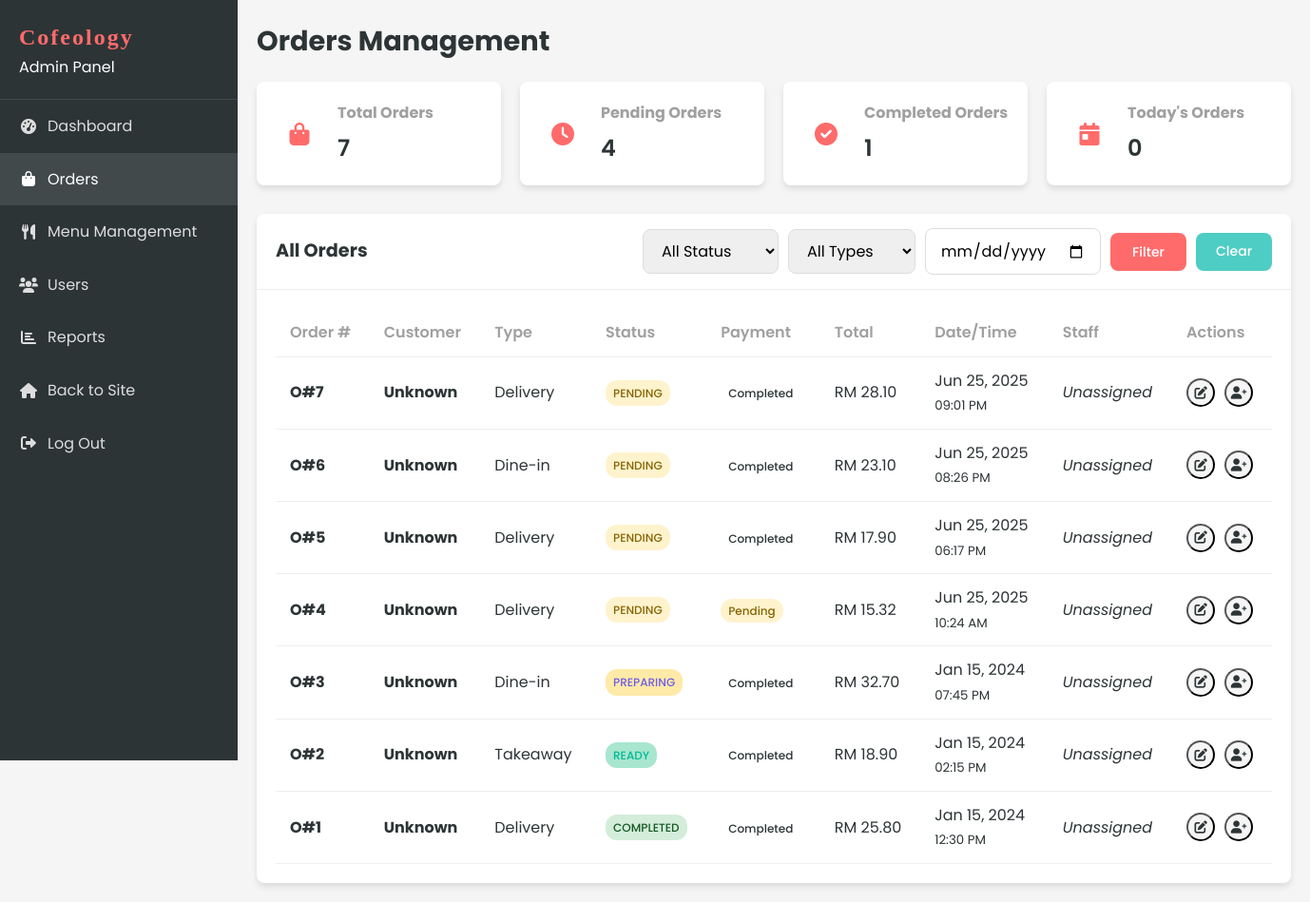
The app's page /admin/orders.php (signed in), older data.
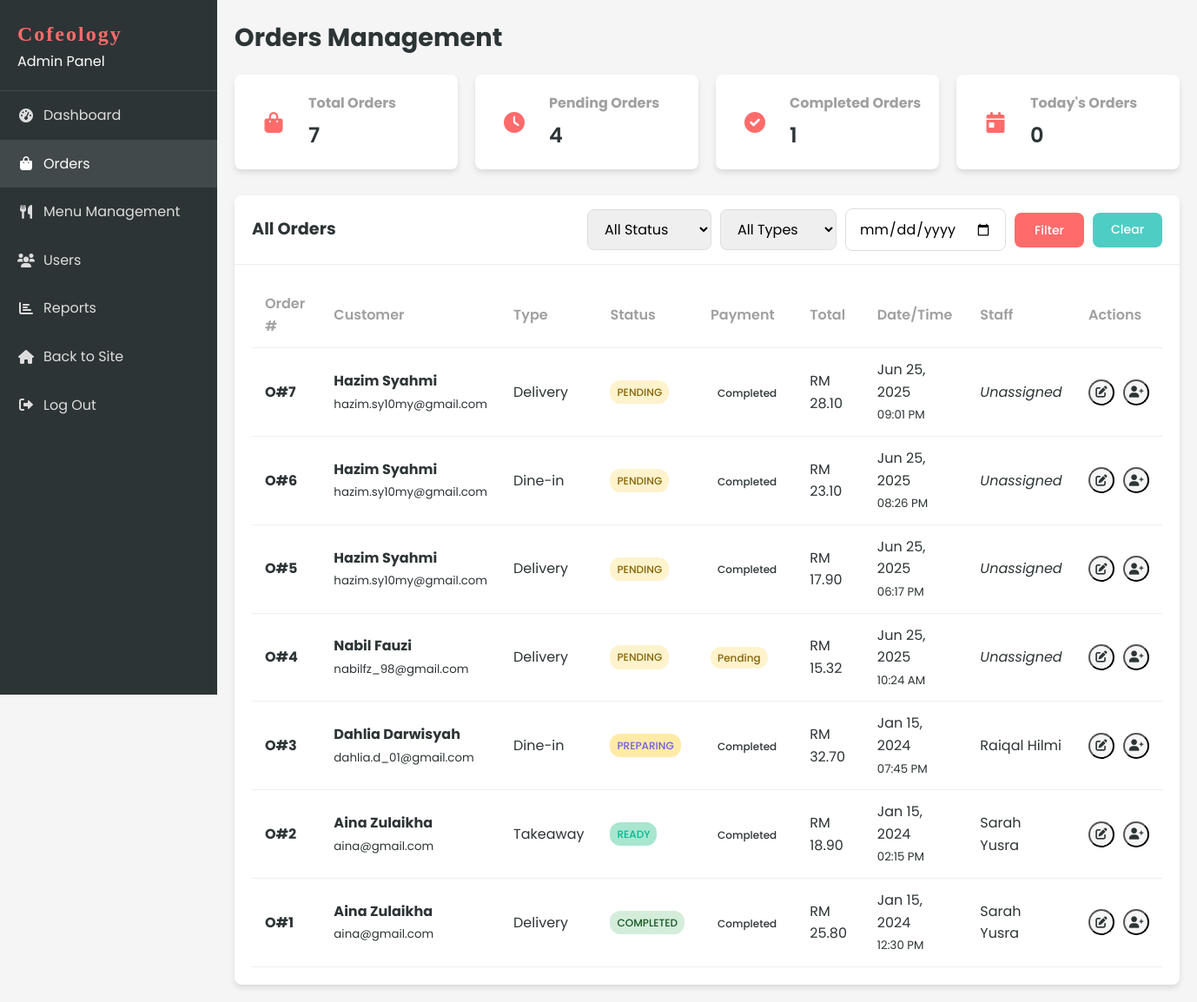
The same page, newer data.
### tables this page shows
CREATE TABLE `order` (
  `ORDER_ID` int(11) NOT NULL,
  `ORDER_NUMBER` varchar(20) NOT NULL,
  `ORDER_TIME` time NOT NULL,
  `ORDER_DATE` date NOT NULL,
  `ORDER_TYPE` enum('delivery','takeaway','dine-in') NOT NULL,
  `ORDER_STATUS` enum('pending','preparing','ready','out_for_delivery','completed','cancelled') DEFAULT 'pending',
  `TOT_AMOUNT` decimal(10,2) NOT NULL,
  `DELIVERY_ADDRESS` text DEFAULT NULL,
  `PAYMENT_METHOD` varchar(50) DEFAULT NULL,
  `PAYMENT_STATUS` enum('pending','completed','failed') DEFAULT 'pending',
  `CUST_ID` int(11) NOT NULL,
  `STAFF_ID` int(11) DEFAULT NULL,
  `special_instructions` text DEFAULT NULL,
  `pickup_time` datetime DEFAULT NULL,
  `created_at` timestamp NOT NULL DEFAULT current_timestamp(),
  `updated_at` timestamp NOT NULL DEFAULT current_timestamp() ON UPDATE current_timestamp()
);

CREATE TABLE `customer` (
  `CUST_ID` int(11) NOT NULL,
  `CUSTOMER_ID` varchar(20) NOT NULL,
  `CUST_NAME` varchar(100) NOT NULL,
  `CUST_NPHONE` varchar(20) NOT NULL,
  `CUST_EMAIL` varchar(100) NOT NULL,
  `CUST_PASSWORD` varchar(255) NOT NULL,
  `MEMBERSHIP` enum('basic','premium','vip') DEFAULT 'basic',
  `created_at` timestamp NOT NULL DEFAULT current_timestamp(),
  `updated_at` timestamp NOT NULL DEFAULT current_timestamp() ON UPDATE current_timestamp()
);

CREATE TABLE `staff` (
  `STAFF_ID` int(11) NOT NULL,
  `STAFF_NUMBER` varchar(20) NOT NULL,
  `STAFF_NAME` varchar(100) NOT NULL,
  `STAFF_PNUMBER` varchar(20) NOT NULL,
  `STAFF_EMAIL` varchar(100) NOT NULL,
  `STAFF_PASSWORD` varchar(255) NOT NULL,
  `created_at` timestamp NOT NULL DEFAULT current_timestamp(),
  `updated_at` timestamp NOT NULL DEFAULT current_timestamp() ON UPDATE current_timestamp()
);

### includes/functions.php (called while the page is built, shortened)
<?php
function formatCurrency($amount) {
    return 'RM ' . number_format($amount, 2);
}
?>

### admin/orders.php (the view, shortened to what the rows shown need)
<?php
include '../includes/db_connect.php';
include '../includes/functions.php';
$where_clause = '';
$sql = "
    SELECT
        o.ORDER_ID,
        o.ORDER_NUMBER,
        o.ORDER_DATE,
        o.ORDER_TIME,
        o.ORDER_TYPE,
        COALESCE(o.ORDER_STATUS, 'pending') as ORDER_STATUS,
        COALESCE(o.PAYMENT_STATUS, 'pending') as PAYMENT_STATUS,
        o.TOT_AMOUNT,
        o.DELIVERY_ADDRESS,
        o.PAYMENT_METHOD,
        o.special_instructions,
        o.pickup_time,
        c.CUST_NAME as customer_name,
        c.CUST_EMAIL as customer_email,
        c.CUST_NPHONE as customer_phone,
        s.STAFF_NAME as staff_name
    FROM `ORDER` o
    LEFT JOIN CUSTOMER c ON o.CUST_ID = c.CUST_ID
    LEFT JOIN STAFF s ON o.STAFF_ID = s.STAFF_ID
    $where_clause
    ORDER BY o.ORDER_DATE DESC, o.ORDER_TIME DESC
";
$stmt = $conn->prepare($sql);
$stmt->execute();
$orders = $stmt->get_result()->fetch_all(MYSQLI_ASSOC);
?>
<!DOCTYPE html>
<html lang="en">
<head>
    <link rel="stylesheet" href="../css/style.css?v=1.1">
    <link rel="stylesheet" href="../css/dashboard.css?v=1.1">
    <link rel="stylesheet" href="https://cdnjs.cloudflare.com/ajax/libs/font-awesome/6.0.0-beta3/css/all.min.css">
</head>
<body>
    <div class="dashboard-container">
        <?php include 'sidebar.php'; ?>
        <div class="dashboard-content">
            <header class="dashboard-header">
                <div class="header-title">
                    <h1>Orders Management</h1>
                </div>
            </header>
            <div class="card">
                <div class="card-header">
                    <h2>All Orders</h2>
                </div>
                <div class="card-body">
                    <div class="table-responsive">
                        <table class="table">
                            <thead>
                                <tr>
                                    <th>Order #</th>
                                    <th>Customer</th>
                                    <th>Type</th>
                                    <th>Status</th>
                                    <th>Payment</th>
                                    <th>Total</th>
                                    <th>Date/Time</th>
                                    <th>Staff</th>
                                    <th>Actions</th>
                                </tr>
                            </thead>
                            <tbody>
                                <?php if (empty($orders)): ?>
                                    <tr>
                                        <td colspan="9" class="text-center">No orders found</td>
                                    </tr>
                                <?php else: ?>
                                    <?php foreach ($orders as $order): ?>
                                        <tr>
                                            <td>
                                                <strong><?php echo $order['ORDER_NUMBER'] ?? '#' . $order['ORDER_ID']; ?></strong>
                                            </td>
                                            <td>
                                                <div>
                                                    <strong><?php echo htmlspecialchars($order['customer_name'] ?? 'Unknown'); ?></strong>
                                                    <br>
                                                    <small class="text-muted"><?php echo htmlspecialchars($order['customer_email'] ?? ''); ?></small>
                                                </div>
                                            </td>
                                            <td><?php echo ucfirst($order['ORDER_TYPE']); ?></td>
                                            <td>
                                                <span class="status-badge <?php echo $order['ORDER_STATUS']; ?>">
                                                    <?php echo ucfirst($order['ORDER_STATUS']); ?>
                                                </span>
                                            </td>
                                            <td>
                                                <span class="payment-badge <?php echo $order['PAYMENT_STATUS']; ?>">
                                                    <?php echo ucfirst($order['PAYMENT_STATUS']); ?>
                                                </span>
                                            </td>
                                            <td><?php echo formatCurrency($order['TOT_AMOUNT']); ?></td>
                                            <td>
                                                <?php echo date('M d, Y', strtotime($order['ORDER_DATE'])); ?>
                                                <br>
                                                <small class="text-muted"><?php echo date('h:i A', strtotime($order['ORDER_TIME'])); ?></small>
                                            </td>
                                            <td>
                                                <?php echo $order['staff_name'] ? htmlspecialchars($order['staff_name']) : '<em>Unassigned</em>'; ?>
                                            </td>
                                            <td>
                                                <div class="table-actions">
                                                    <button class="btn-icon" onclick="updateStatus(<?php echo $order['ORDER_ID']; ?>, '<?php echo $order['ORDER_STATUS']; ?>')" title="Update Status">
                                                        <i class="fas fa-edit"></i>
                                                    </button>
                                                    <button class="btn-icon" onclick="assignStaff(<?php echo $order['ORDER_ID']; ?>)" title="Assign Staff">
                                                        <i class="fas fa-user-plus"></i>
                                                    </button>
                                                </div>
                                            </td>
                                        </tr>
                                    <?php endforeach; ?>
                                <?php endif; ?>
                            </tbody>
                        </table>
                    </div>
                </div>
            </div>
        </div>
    </div>
</body>
</html>

Row changes from the older to the newer data that the page shows:
changed order "RM 28.10": CUST_ID.CUST_NAME "Unknown" → "Hazim Syahmi"; CUST_ID.CUST_EMAIL (not shown) → "hazim.sy10my@gmail.com"
changed order "RM 23.10": CUST_ID.CUST_NAME "Unknown" → "Hazim Syahmi"; CUST_ID.CUST_EMAIL (not shown) → "hazim.sy10my@gmail.com"
changed order "RM 17.90": CUST_ID.CUST_NAME "Unknown" → "Hazim Syahmi"; CUST_ID.CUST_EMAIL (not shown) → "hazim.sy10my@gmail.com"
changed order "RM 15.32": CUST_ID.CUST_NAME "Unknown" → "Nabil Fauzi"; CUST_ID.CUST_EMAIL (not shown) → "nabilfz_98@gmail.com"
changed order "RM 32.70": CUST_ID.CUST_NAME "Unknown" → "Dahlia Darwisyah"; CUST_ID.CUST_EMAIL (not shown) → "dahlia.d_01@gmail.com"; STAFF_ID.STAFF_NAME (not shown) → "Raiqal Hilmi"; no longer shows "Unassigned"
changed order "Takeaway": CUST_ID.CUST_NAME "Unknown" → "Aina Zulaikha"; CUST_ID.CUST_EMAIL (not shown) → "aina@gmail.com"; STAFF_ID.STAFF_NAME (not shown) → "Sarah Yusra"; no longer shows "Unassigned"
changed order "RM 25.80": CUST_ID.CUST_NAME "Unknown" → "Aina Zulaikha"; CUST_ID.CUST_EMAIL (not shown) → "aina@gmail.com"; STAFF_ID.STAFF_NAME (not shown) → "Sarah Yusra"; no longer shows "Unassigned"
